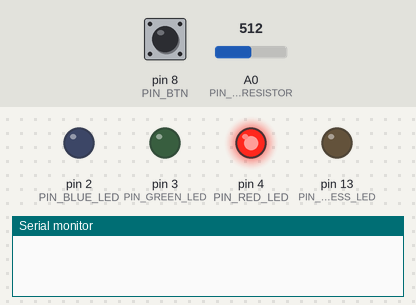
Bench run of a sketch on a simulated Arduino Uno, built with avr-gcc and run on an emulated ATmega328P. Parts: output pins drawn as LEDs (lit = HIGH), the last lines printed to the serial monitor. Inputs (shaded band) come from the test bench; at power-on: pin 8 (PIN_BTN) LOW, A0 (PIN_PHOTO_RESISTOR) = 512.

Above: at 1.2 s.
1.3 s: pin 8 (PIN_BTN) pulled HIGH for 0.15 s
At 1.42 s:
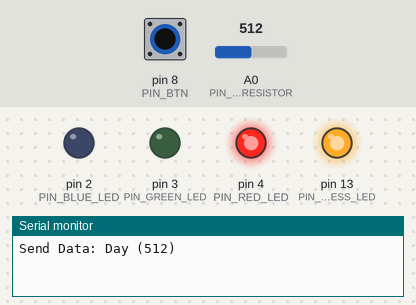
2.9 s: A0 (PIN_PHOTO_RESISTOR) set to 34
4.4 s: A0 (PIN_PHOTO_RESISTOR) set to 28
At 5.3 s:
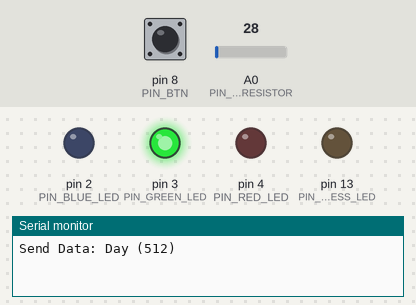
5.9 s: A0 (PIN_PHOTO_RESISTOR) set to 5
At 6.4 s:
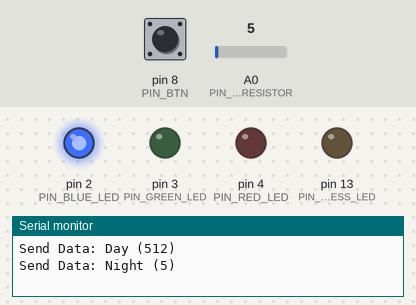
7.4 s: pin 8 (PIN_BTN) pulled HIGH for 1 s
At 8.2 s:
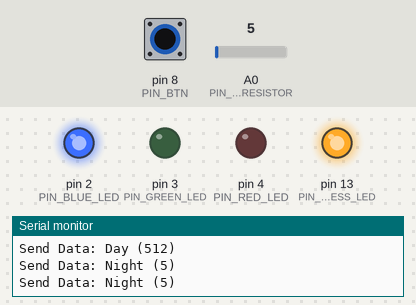
9.9 s: pin 8 (PIN_BTN) pulled HIGH for 3.2 s
At 13.7 s:
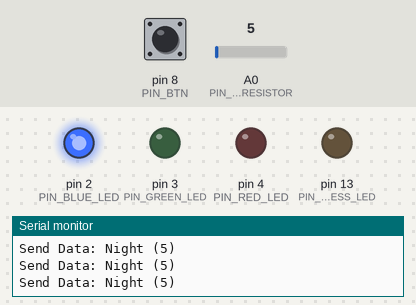
Timing chart, 0 to 15.2 s (numbered marks = the images above; inputs shaded):
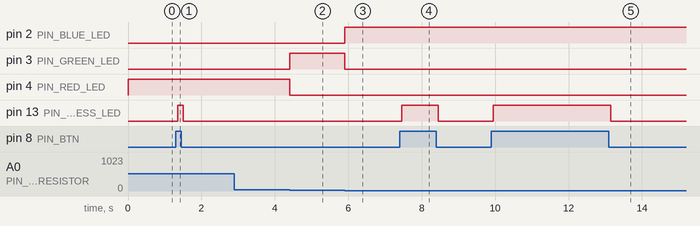

Measured:
- the behaviour switches between 31 and 30 on A0 (PIN_PHOTO_RESISTOR) (found by bisection; images 1 and 2)
- after the input at 1.3 s, pin 13 (PIN_BTN_PRESS_LED): LOW → HIGH after 0.05 s, → LOW 0.15 s later
- after the input at 2.9 s, every drawn part: stays the same
- after the input at 4.4 s, pin 3 (PIN_GREEN_LED): LOW → HIGH at once; pin 4 (PIN_RED_LED): HIGH → LOW at once
- after the input at 5.9 s, pin 2 (PIN_BLUE_LED): LOW → HIGH at once; pin 3 (PIN_GREEN_LED): HIGH → LOW at once
- after the input at 7.4 s, pin 13 (PIN_BTN_PRESS_LED): LOW → HIGH after 0.05 s, → LOW 1.0 s later
- after the input at 9.9 s, pin 13 (PIN_BTN_PRESS_LED): LOW → HIGH after 0.05 s, → LOW 3.2 s later

The sketch:

light_detector.ino
```cpp
/* Constants */

const unsigned short PIN_BLUE_LED = 2;            // pin number of the blue LED - night (digital)
const unsigned short PIN_GREEN_LED = 3;           // pin number of the green LED - twilight (digital)
const unsigned short PIN_RED_LED = 4;             // pin number of the red LED - day (digital)
const unsigned short PIN_BTN = 8;                 // pin number of the pushbutton (digital)
const unsigned short PIN_BTN_PRESS_LED =  13;     // pin number of the button indicator LED (digital)

const unsigned short PIN_PHOTO_RESISTOR = A0;     // pin number of the photoresistor (analog)

const unsigned short AMBIENCE_THRESHOLD1 = 15;    // ambience threshold (1)
const unsigned short AMBIENCE_THRESHOLD2 = 30;    // ambience threshold (2)
const unsigned short DEBOUNCE_DELAY = 50;         // the debounce delay to prevent output flickering
const unsigned int RETRANSMIT_DELAY = 5000;       // the delay after the state is retransmitted

/* Variables */

bool btnState = LOW;                     // the current pushbutton state (debounced)
bool btnLastState = LOW;                 // the last iteration pushbutton state (debounced)
bool btnLastRead = LOW;                  // the last iteration pushbutton read state (raw)

unsigned long lastTransmissionTime = 0;  // the last transmission time
unsigned long lastDebounceTime = 0;      // the last button toggle time

String ambience = "";                    // the ambience transmission string

void setup() {

  // begin serial transmission
  Serial.begin(9600);

  // initialize the LED pins as output
  pinMode(PIN_BTN_PRESS_LED, OUTPUT);
  pinMode(PIN_BLUE_LED, OUTPUT);
  pinMode(PIN_GREEN_LED, OUTPUT);
  pinMode(PIN_RED_LED, OUTPUT);

  // initialize the pushbutton pin as input
  pinMode(PIN_BTN, INPUT);
}

void loop() {

  // read the value of the photoresistor (analog)
  unsigned int photoResistorValue = analogRead(PIN_PHOTO_RESISTOR);

  // read the state of the button (digital)
  bool btnRead = digitalRead(PIN_BTN);

  // check to see if you the button just got pressed
  // or if the button state changed due to noise
  if (btnRead != btnLastRead) {

    // reset the debouncing timer
    lastDebounceTime = millis();
  }

  // whatever the button value is at, it's been there for longer than the debounce delay
  // e.g. the input went from LOW to HIGH and we've waited long enough (ignore noise)
  if ((millis() - lastDebounceTime) > DEBOUNCE_DELAY) {

    // if the button state has changed
    if (btnRead != btnState) {

      //change current (real) button state
      btnState = btnRead;

      // set the button pressed indicator light in dependence of the button state
      // if the button is pressed, light the indicator otherwise not
      digitalWrite(PIN_BTN_PRESS_LED, btnState);
    }
  }

  // ambience threshold1 not met
  if(photoResistorValue <= AMBIENCE_THRESHOLD1){
    digitalWrite(PIN_BLUE_LED, HIGH);
    digitalWrite(PIN_GREEN_LED, LOW);
    digitalWrite(PIN_RED_LED, LOW);
    ambience = "Night";

  // ambience threshold1 met, but ambience threshold2 not met
  }else if(photoResistorValue > AMBIENCE_THRESHOLD1 && photoResistorValue <= AMBIENCE_THRESHOLD2){
    digitalWrite(PIN_GREEN_LED, HIGH);
    digitalWrite(PIN_BLUE_LED, LOW);
    digitalWrite(PIN_RED_LED, LOW);
    ambience = "Twilight";

  // both tresholds met (only checked for greater one)
  }else if(photoResistorValue > AMBIENCE_THRESHOLD2){
    digitalWrite(PIN_RED_LED, HIGH);
    digitalWrite(PIN_BLUE_LED, LOW);
    digitalWrite(PIN_GREEN_LED, LOW);
    ambience = "Day";
  }

  // if button was pressed but is not hold over multiple iterations or
  // got already pressed and the interval since the last press >= 5000ms
  if((!btnLastState && btnState) || (lastTransmissionTime > 0 && millis() - lastTransmissionTime >= RETRANSMIT_DELAY)){

    // print ambience string and photo resistor value to serial
    Serial.print("Send Data: ");          // send data (1)
    Serial.print(ambience);               // send data (2)
    Serial.print(" (");                   // send data (3)
    Serial.print(photoResistorValue);     // send data (4)
    Serial.println(")");                  // send data (5)

    // reset last transmission time
    lastTransmissionTime = millis();
  }

  // store the button state value from the last iteration (debounced value)
  btnLastState = btnState;

  // store the button read value from the last iteration (raw read value)
  btnLastRead = btnRead;
}
```
